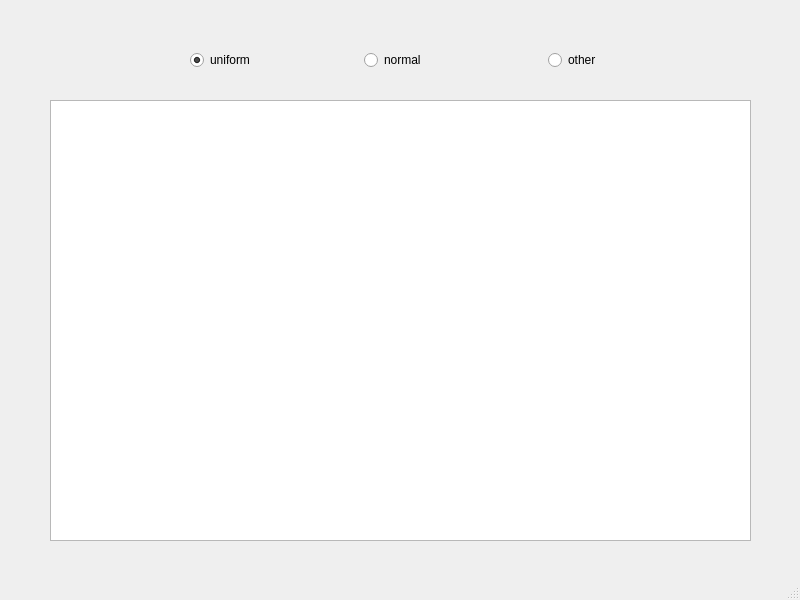
<?xml version="1.0" encoding="UTF-8"?>
<ui version="4.0">
 <class>MainWindow</class>
 <widget class="QMainWindow" name="MainWindow">
  <property name="geometry">
   <rect>
    <x>0</x>
    <y>0</y>
    <width>800</width>
    <height>600</height>
   </rect>
  </property>
  <property name="windowTitle">
   <string>Distribution</string>
  </property>
  <widget class="QWidget" name="centralwidget">
   <widget class="QWidget" name="horizontalLayoutWidget">
    <property name="geometry">
     <rect>
      <x>190</x>
      <y>30</y>
      <width>411</width>
      <height>61</height>
     </rect>
    </property>
    <layout class="QHBoxLayout" name="horizontalLayout">
     <property name="sizeConstraint">
      <enum>QLayout::SetDefaultConstraint</enum>
     </property>
     <item alignment="Qt::AlignLeft">
      <widget class="QRadioButton" name="radioButton_2">
       <property name="text">
        <string>uniform</string>
       </property>
       <property name="checked">
        <bool>true</bool>
       </property>
      </widget>
     </item>
     <item alignment="Qt::AlignHCenter">
      <widget class="QRadioButton" name="radioButton">
       <property name="enabled">
        <bool>true</bool>
       </property>
       <property name="text">
        <string>normal</string>
       </property>
      </widget>
     </item>
     <item alignment="Qt::AlignRight">
      <widget class="QRadioButton" name="radioButton_3">
       <property name="text">
        <string>other</string>
       </property>
      </widget>
     </item>
    </layout>
   </widget>
   <widget class="QChartView" name="graphicsView">
    <property name="geometry">
     <rect>
      <x>50</x>
      <y>100</y>
      <width>701</width>
      <height>441</height>
     </rect>
    </property>
   </widget>
  </widget>
  <widget class="QMenuBar" name="menubar">
   <property name="geometry">
    <rect>
     <x>0</x>
     <y>0</y>
     <width>800</width>
     <height>26</height>
    </rect>
   </property>
  </widget>
  <widget class="QStatusBar" name="statusbar"/>
 </widget>
 <customwidgets>
  <customwidget>
   <class>QChartView</class>
   <extends>QGraphicsView</extends>
   <header>QtCharts</header>
  </customwidget>
 </customwidgets>
 <resources/>
 <connections/>
</ui>
